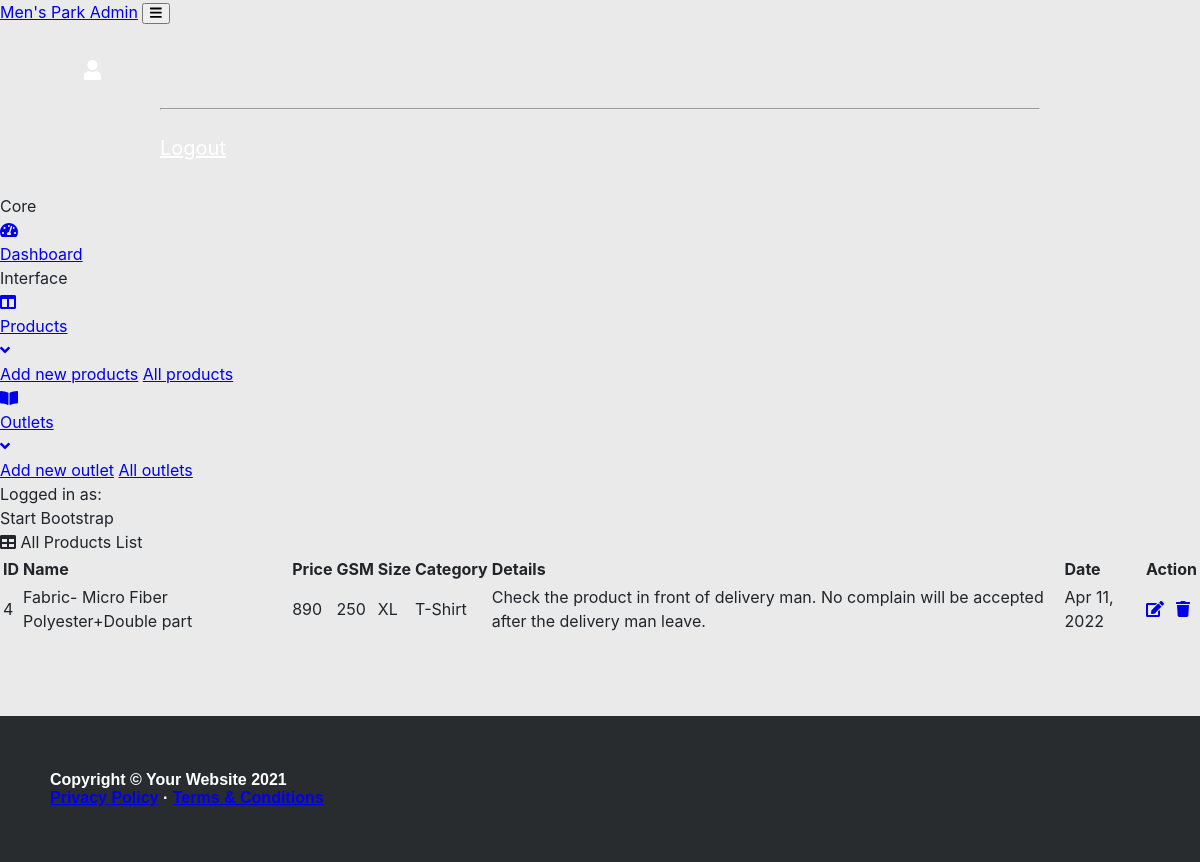
Before: /all_products/ (signed in) with the older database file.
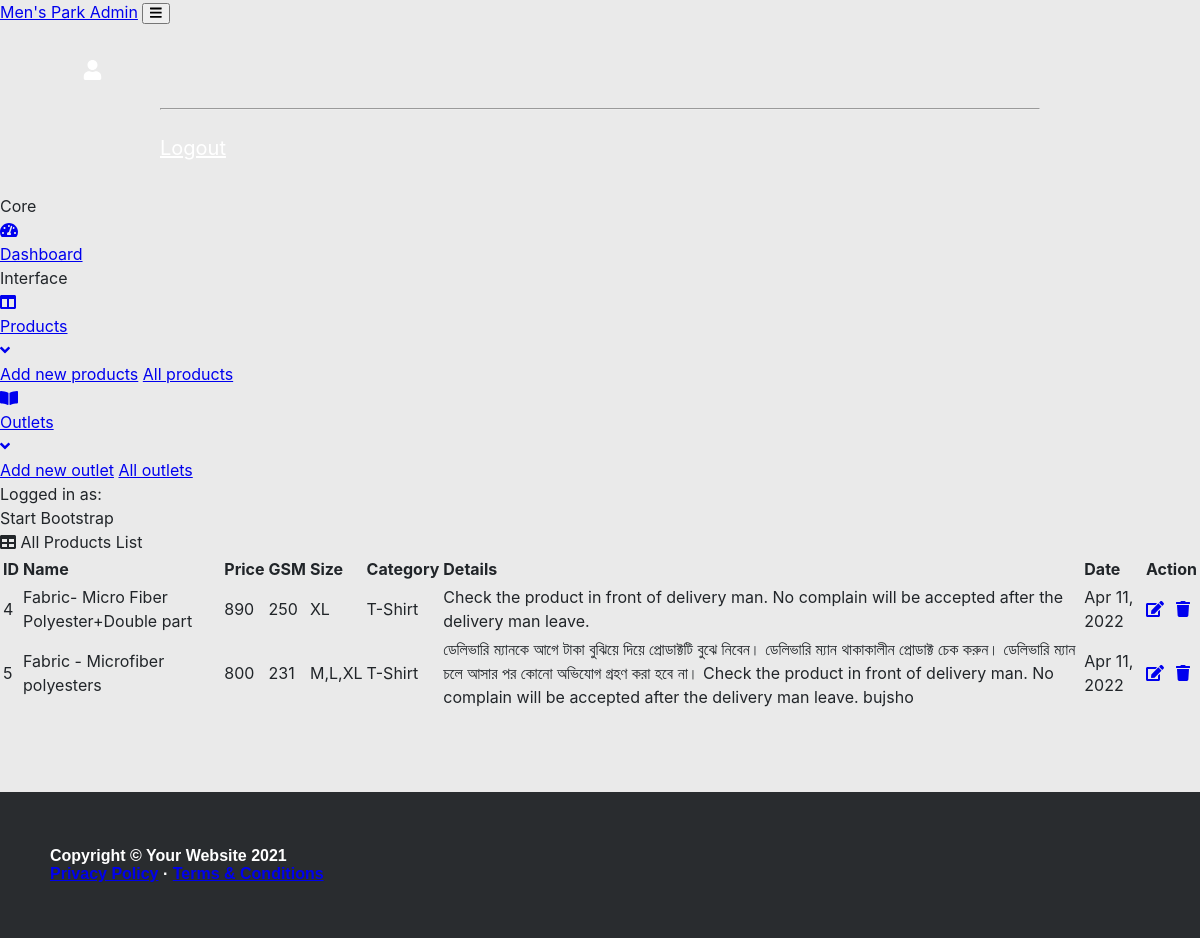
After: the same page with the newer database file.
### App_Admin/models.py (models this page shows, shortened)
class Products(models.Model):
    name = models.CharField(max_length=200)
    gsm = models.CharField(max_length=50)
    price = models.IntegerField()
    image = models.ImageField(upload_to='product_images')
    size = models.CharField(max_length=50, choices=SIZE_CHOICES)
    made_in = models.CharField(max_length=50)
    description = models.CharField(max_length=1000, null=True)
    category = models.ForeignKey(Category, on_delete=models.CASCADE, null=False, default='')
    date = models.DateTimeField(auto_now_add=True)

class Category(models.Model):
    name = models.CharField(max_length=150)
    def __str__(self):
        return self.name

### App_Admin/views.py (the view)
# urls.py: path('all_products/', views.all_products, name="all_products"),
@login_required
def all_products(request):
    products = Products.objects.all()
    return render(request, 'App_Admin/all_products.html', context={'items': products})

### templates/App_Admin/all_products.html (shortened to what this page needs)
{% extends 'App_Admin/base.html' %}
{% load crispy_forms_tags %}
{% block body %}
<main>
    <div class="container-fluid px-4 mt-5">
        <div class="card mb-4">
            <div class="card-header">
                <i class="fas fa-table me-1"></i>
                All Products List
            </div>
            <div class="card-body">
                <table id="datatablesSimple">
                    <thead>
                        <tr>
                            <th scope="col">ID</th>
                            <th scope="col">Name</th>
                            <th scope="col">Price</th>
                            <th scope="col">GSM</th>
                            <th scope="col">Size</th>
                            <th scope="col">Category</th>
                            <th scope="col">Details</th>
                            <th scope="col">Date</th>
                            <th colspan="2" style="text-align: center;">Action</th>
                        </tr>
                    </thead>
                    <tbody>
                        {% for item in items %}
                        <tr>
                            <td>{{item.id}}</td>
                            <td>{{item.name}}</td>
                            <td>{{item.price}}</td>
                            <td>{{item.gsm}}</td>
                            <td>{{item.size}}</td>
                            <td>{{item.category}}</td>
                            <td>{{item.description}}</td>
                            <td>{{item.date|date:"M d, Y"}}</td>
                            <td><a href="{% url 'App_Admin:edit_product' product_id=item.id %}" class="btn btn-warning"><i class="fas fa-edit"></i></a></td>
                            <td><a href="{% url 'App_Admin:delete_product' product_id=item.id %}" onclick="confirm('Want to delete product?')" class="btn btn-danger dlt"><i class="fas fa-trash"></i></button></td>
                        </tr>
                        {% endfor %}
                    </tbody>
                </table>
            </div>
        </div>
    </div>
</main>
{% endblock %}

Changed rows visible on the page:
added Products: id "5", name "Fabric - Microfiber polyesters", price "800", gsm "231", size "M,L,XL", category "T-Shirt", description "ডেলিভারি ম্যানকে আগে টাকা বুঝিয়ে দিয়ে প্রোডাক্টটি বুঝে নিবেন। ডেলিভারি ম্যান থাকাকালীন প্রোডাক্ট চেক করুন। ডেলিভারি ম্যান চলে আসার পর কোনো অভিযোগ গ্রহণ করা হবে না। Check the product in front of delivery man. No complain will be accepted after the delivery man leave. bujsho", date "Apr 11, 2022"
